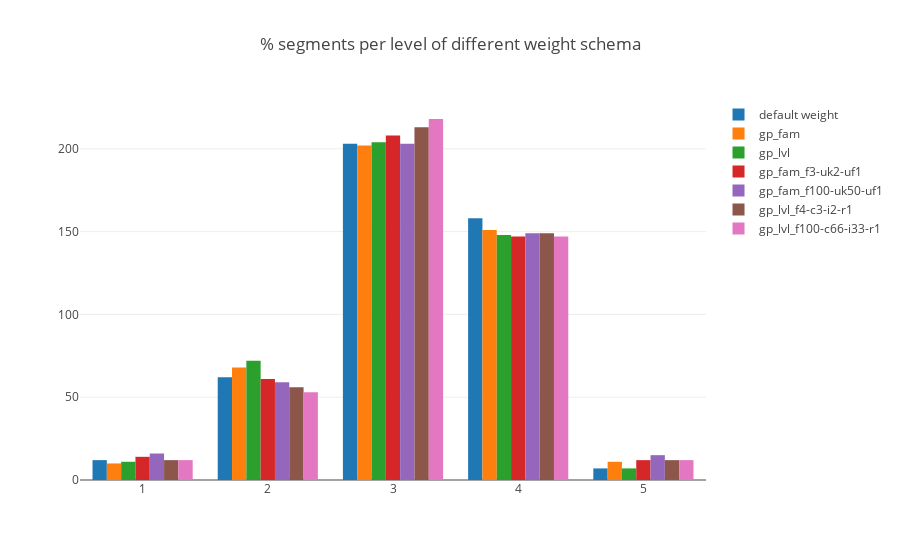

The code cell stored with this chart in its notebook:
### Code cell
arrs = [y_all.csl.values]+weighted_ys
title = 'score histogram of % segments of different weight schema'
arrs = [y_all.csl.round().values] + [y.round() for y in weighted_ys]
title = '% segments per level of different weight schema'

fig = plotly_fig.hist(arrs, names=['default weight']+weighted_ys_name, title=title,histnorm=False)
iplot(fig)

### Figure 1 — Plotly figure (JSON) as saved in the notebook; plotly's stock layout.template omitted (floating-point values rounded to 4 significant figures; data arrays with more than 128 entries replaced by an {"elided": "..."} marker saying what was removed)
{"data": [{"histnorm": false, "name": "default weight", "type": "histogram", "x": {"elided": "442 int values"}}, {"histnorm": false, "name": "gp_fam", "type": "histogram", "x": {"elided": "442 int values"}}, {"histnorm": false, "name": "gp_lvl", "type": "histogram", "x": {"elided": "442 int values"}}, {"histnorm": false, "name": "gp_fam_f3-uk2-uf1", "type": "histogram", "x": {"elided": "442 int values"}}, {"histnorm": false, "name": "gp_fam_f100-uk50-uf1", "type": "histogram", "x": {"elided": "442 int values"}}, {"histnorm": false, "name": "gp_lvl_f4-c3-i2-r1", "type": "histogram", "x": {"elided": "442 int values"}}, {"histnorm": false, "name": "gp_lvl_f100-c66-i33-r1", "type": "histogram", "x": {"elided": "442 int values"}}], "layout": {"title": "% segments per level of different weight schema"}}
